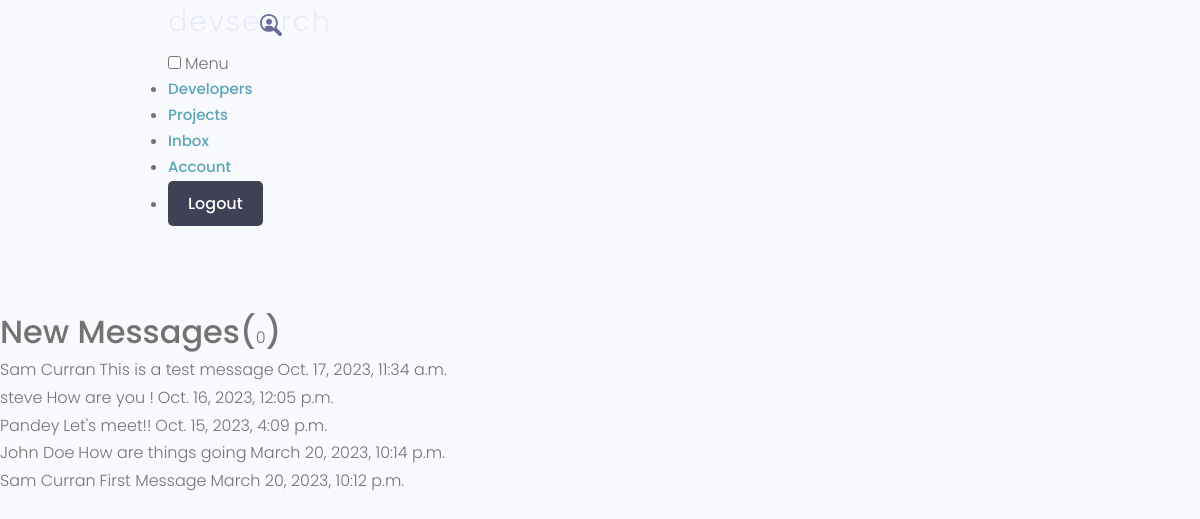
Page /inbox/ (signed in) on the earlier database version.
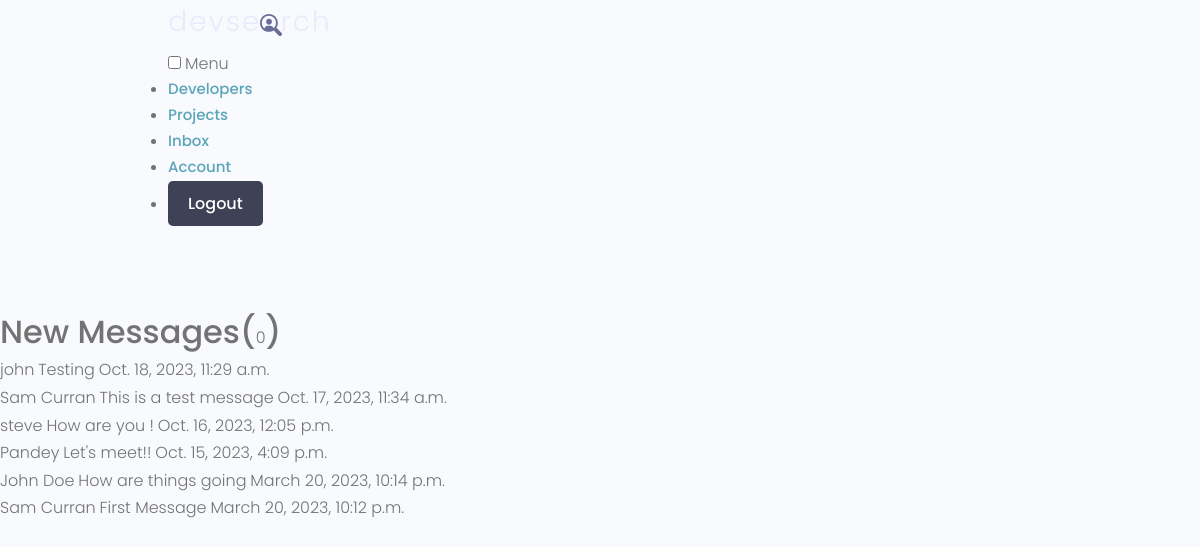
Same page on the later database version.
### users/models.py (models this page shows, shortened)
class Message(models.Model):
    sender=models.ForeignKey(Profile, on_delete=models.SET_NULL, null=True, blank=True)
    recipient=models.ForeignKey(Profile, on_delete=models.SET_NULL, null=True, blank=True, related_name="messages")
    name=models.CharField(max_length=200, null=True, blank=True)
    email=models.EmailField(max_length=200, null=True, blank=True)
    subject=models.CharField(max_length=200, null=True, blank=True)
    body=models.TextField()
    is_read=models.BooleanField(default=False, null=True)
    created=models.DateTimeField(auto_now_add=True)
    id=models.UUIDField(default=uuid.uuid4, unique=True, primary_key=True, editable=False)
    class Meta:
        ordering=['is_read', '-created']

### users/views.py (the view)
# urls.py: path('inbox/', views.inbox, name='inbox'),
@login_required(login_url='login')
def inbox(request):
    profile=request.user.profile
    messageRequests=profile.messages.all()
    unreadCount=messageRequests.filter(is_read=False).count()
    context={'messageRequests':messageRequests, 'unreadCount':unreadCount}
    return render(request, 'users/inbox.html', context)

### users/templates/users/inbox.html
{% extends 'main.html' %}
{% block content %}
  <main class="inbox my-xl">
    <div class="content-box">
      <h3 class="inbox__title">New Messages(<span>{{unreadCount }}</span>)</h3>
      <ul class="messages">
        {% for message in messageRequests %}
        {% if message.is_read == False %}
          <li class="message message--unread">
        {% else %}
          <li class="message">
        {% endif %}
          <a href="{% url 'message' message.id %}">
            <span class="message__author">{{message.name}}</span>
            <span class="message__subject">{{message.subject}}</span>
            <span class="message__date">{{message.created}}</span>
          </a>
        </li>
        {% endfor %}
      </ul>
    </div>
  </main>
{% endblock content %}

Differences in the rows shown:
added Message: name "john", subject "Testing", created "Oct. 18, 2023, 11:29 a.m."
